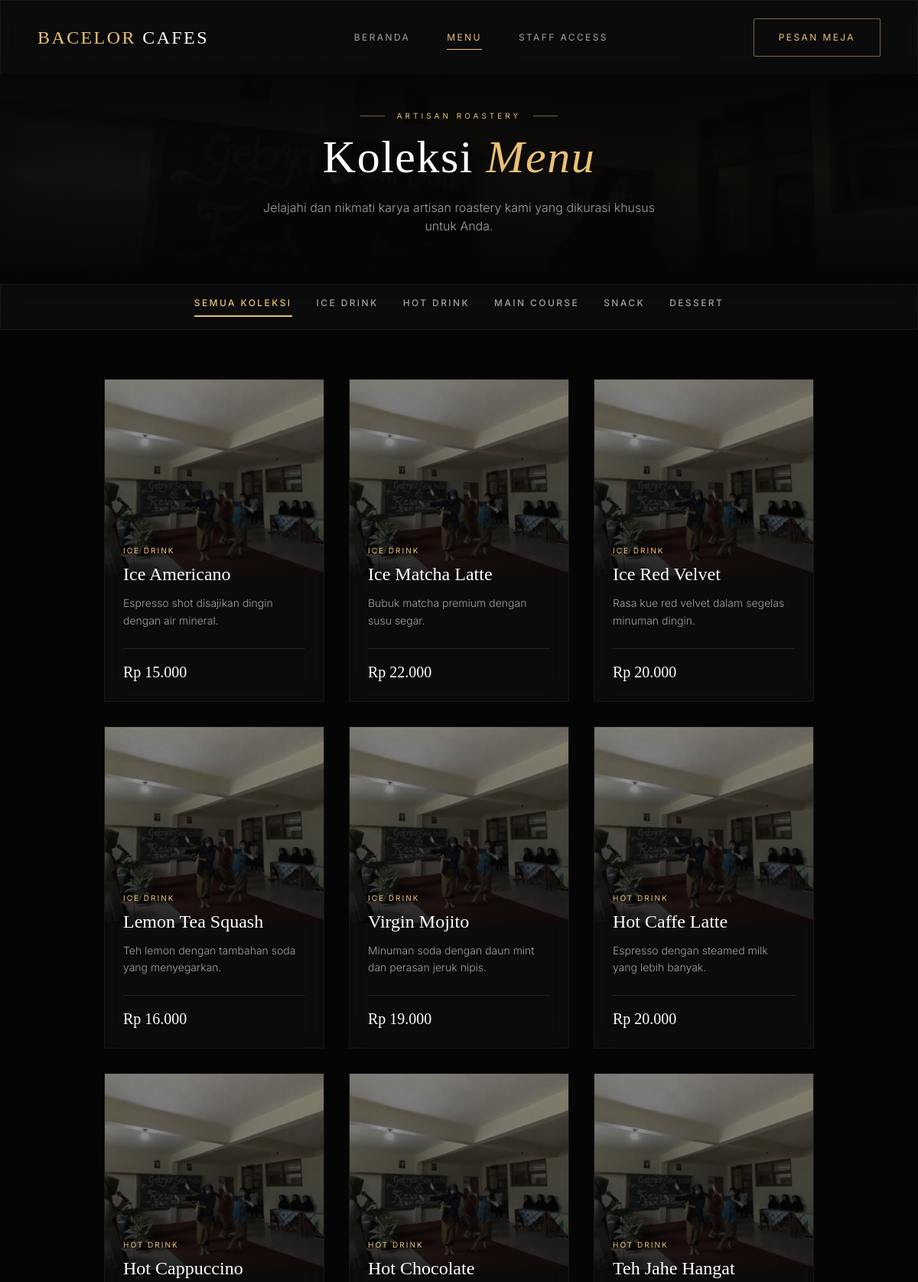
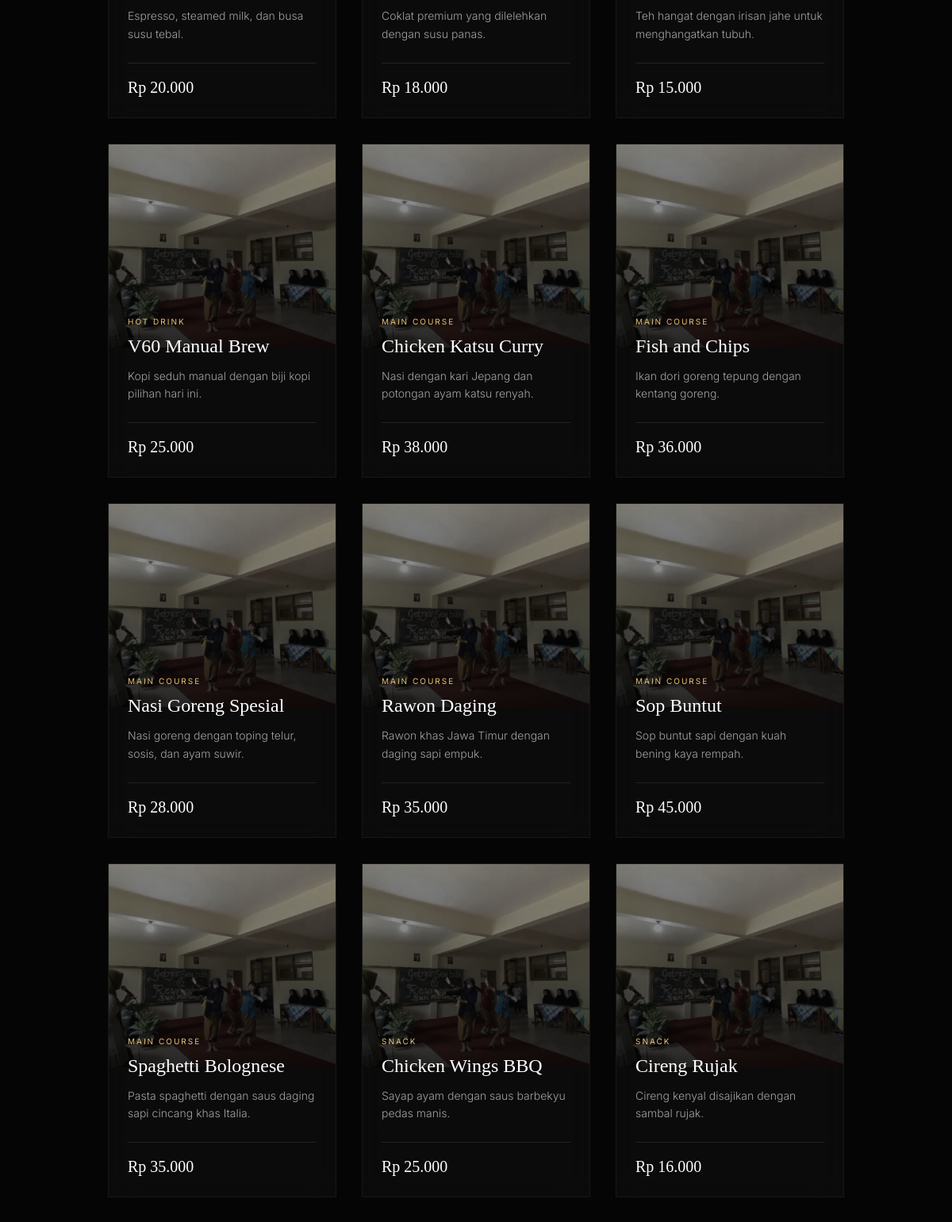
The page /menu (upper part) on the database its author committed (2 pictures, top to bottom).
### tables this page shows
CREATE TABLE IF NOT EXISTS `categories` (
  `id` int(10) unsigned NOT NULL AUTO_INCREMENT,
  `name` varchar(100) NOT NULL COMMENT 'Nama kategori (e.g., Makanan, Minuman, Snack)',
  `description` text DEFAULT NULL COMMENT 'Deskripsi kategori',
  `sort_order` int(11) NOT NULL DEFAULT '0' COMMENT 'Urutan tampil kategori',
  `created_at` timestamp DEFAULT CURRENT_TIMESTAMP,
  `updated_at` timestamp DEFAULT CURRENT_TIMESTAMP ON UPDATE CURRENT_TIMESTAMP,
  PRIMARY KEY (`id`)  ,
  UNIQUE KEY `name` (`name`),
  KEY `idx_categories_name` (`name`)
);

CREATE TABLE IF NOT EXISTS `menu_items` (
  `id` int(10) unsigned NOT NULL AUTO_INCREMENT,
  `category_id` int(10) unsigned NOT NULL COMMENT 'Relasi ke tabel categories',
  `name` varchar(150) NOT NULL COMMENT 'Nama item menu',
  `description` text DEFAULT NULL COMMENT 'Deskripsi item menu',
  `price` decimal(12,2) NOT NULL COMMENT 'Harga item menu (gunakan DECIMAL untuk uang)',
  `cost` decimal(12,2) DEFAULT '0.00' COMMENT 'Harga pokok penjualan (HPP) per item',
  `image_path` varchar(255) DEFAULT NULL COMMENT 'Path ke file gambar item menu',
  `is_available` tinyint(1) NOT NULL DEFAULT '1' COMMENT 'Status ketersediaan item (1=Tersedia, 0=Habis)',
  `created_at` timestamp DEFAULT CURRENT_TIMESTAMP,
  `updated_at` timestamp DEFAULT CURRENT_TIMESTAMP ON UPDATE CURRENT_TIMESTAMP,
  PRIMARY KEY (`id`)  ,
  KEY `fk_menu_items_categories_idx` (`category_id`),
  KEY `idx_menu_items_name` (`name`),
  CONSTRAINT `fk_menu_items_categories` FOREIGN KEY (`category_id`) REFERENCES `categories` (`id`) ON UPDATE CASCADE
);

### app/views/public/menu.php (the view, shortened to what the rows shown need)
<?php
$table = isset($table) ? $table : null;
$categories = $categories ?? [];
$menuItemsByCategory = $menuItemsByCategory ?? [];
$placeholderImage = UrlHelper::baseUrl('images/menu-placeholder.jpg');
?>
<div class="bg-[#050505] min-h-[100svh] pb-40 font-sans text-white relative pt-20">
    <div class="relative w-full py-16 overflow-hidden">
        <div class="relative z-20 container mx-auto px-6 lg:px-12 flex flex-col items-center">
            <?php if ($table): ?>
                <h1
                    class="text-4xl md:text-6xl font-display text-white text-center mb-6 tracking-wide reveal-up reveal-delay-1">
                    Koleksi <span class="italic text-primary">Meja
                        <?= SanitizeHelper::html($table['table_number']) ?></span>
                </h1>
                <p class="text-[#a3a3a3] font-light max-w-lg text-center reveal-up reveal-delay-2">Pilih sajian favorit Anda
                    dan nikmati pengalaman bersantai yang tak terlupakan.</p>
                <input type="hidden" id="table-id" value="<?= SanitizeHelper::html($table['id']) ?>">
                <input type="hidden" id="existing-order-id" value="<?= SanitizeHelper::html($existingOrderId ?? '') ?>">
            <?php else: ?>
                <h1
                    class="text-4xl md:text-6xl font-display text-white text-center mb-6 tracking-wide reveal-up reveal-delay-1">
                    Koleksi <span class="italic text-primary">Menu</span>
                </h1>
            <?php endif; ?>
        </div>
    </div>
    <?php if (!empty($categories)): ?>
        <div
            class="sticky top-20 z-40 glass-panel border-y border-white/5 py-4 transition-all duration-300 reveal-up reveal-delay-3">
            <nav id="category-tabs-container"
                class="container mx-auto px-6 lg:px-12 overflow-x-auto whitespace-nowrap hide-scrollbar flex justify-start md:justify-center gap-8">
                <button
                    class="category-tab active text-xs uppercase tracking-[0.2em] font-medium pb-2 border-b-2 border-primary text-primary transition-colors hover:text-primary flex-shrink-0"
                    data-filter="all">
                    Semua Koleksi
                </button>
                <?php foreach ($categories as $category): ?>
                    <?php $categorySlug = SanitizeHelper::html(strtolower(str_replace(' ', '-', $category['name']))); ?>
                    <button
                        class="category-tab text-xs uppercase tracking-[0.2em] font-medium pb-2 border-b-2 border-transparent text-[#a3a3a3] transition-colors hover:text-white flex-shrink-0"
                        data-filter="<?= $categorySlug ?>">
                        <?= SanitizeHelper::html($category['name']) ?>
                    </button>
                <?php endforeach; ?>
            </nav>
        </div>
    <?php endif; ?>
    <div class="container mx-auto px-6 lg:px-12 mt-16">
        <?php if (empty($categories) || empty($menuItemsByCategory)): ?>
            <div class="text-center py-24 glass-panel rounded-sm shadow reveal-up">
                <span class="material-symbols-outlined text-4xl text-[#a3a3a3] mb-4">inventory_2</span>
                <p class="text-xl font-display text-white">Koleksi belum tersedia.</p>
                <p class="text-sm text-[#a3a3a3] mt-2 font-light">Silakan hubungi concierge kami.</p>
            </div>
        <?php else: ?>
            <div id="menu-items-container" class="grid grid-cols-1 sm:grid-cols-2 lg:grid-cols-3 xl:grid-cols-4 gap-8">
                <?php foreach ($categories as $category): ?>
                    <?php $categoryId = $category['id']; ?>
                    <?php if (isset($menuItemsByCategory[$categoryId]) && !empty($menuItemsByCategory[$categoryId])): ?>
                        <?php foreach ($menuItemsByCategory[$categoryId] as $item): ?>
                            <?php
                            $imageUrl = !empty($item['image_path']) ? UrlHelper::baseUrl($item['image_path']) : $placeholderImage;
                            $categorySlug = SanitizeHelper::html(strtolower(str_replace(' ', '-', $category['name'])));
                            ?>
                            <div class="menu-item group flex flex-col glass-panel overflow-hidden transition-all duration-500 hover:border-primary/50 reveal-up"
                                data-category="<?= $categorySlug ?>">
                                <div class="relative w-full h-64 overflow-hidden">
                                    <img src="<?= $imageUrl ?>" alt="<?= SanitizeHelper::html($item['name']) ?>"
                                        class="absolute inset-0 w-full h-full object-cover opacity-70 saturate-50 group-hover:scale-110 group-hover:saturate-100 group-hover:opacity-100 transition-all duration-[1s] ease-[cubic-bezier(0.4,0,0.2,1)]"
                                        loading="lazy" onerror="this.onerror=null; this.src='<?= $placeholderImage ?>';">
                                    <div class="absolute inset-0 bg-gradient-to-t from-[#050505] to-transparent opacity-80"></div>
                                </div>
                                <div class="p-6 flex flex-col flex-grow relative z-10 -mt-16">
                                    <span
                                        class="text-[10px] text-primary uppercase tracking-[0.2em] mb-2 block"><?= SanitizeHelper::html($category['name']) ?></span>
                                    <h3
                                        class="text-2xl font-display text-white mb-3 group-hover:text-primary transition-colors leading-tight line-clamp-2">
                                        <?= SanitizeHelper::html($item['name']) ?>
                                    </h3>
                                    <p class="text-sm text-[#a3a3a3] font-light leading-relaxed mb-6 flex-grow line-clamp-3">
                                        <?= SanitizeHelper::html($item['description'] ?? '') ?>
                                    </p>
                                    <div class="flex justify-between items-end mt-auto pt-4 border-t border-white/10">
                                        <span class="font-display text-xl text-white">
                                            <?= NumberHelper::formatCurrencyIDR($item['price']) ?>
                                        </span>
                                    </div>
                                </div>
                            </div>
                        <?php endforeach; ?>
                    <?php endif; ?>
                <?php endforeach; ?>
            </div>
        <?php endif; ?>
    </div>
</div>

### rows shown on the page
categories: name "ICE DRINK"
categories: name "HOT DRINK"
categories: name "MAIN COURSE"
categories: name "SNACK"
categories: name "DESSERT"
menu_items: category.name "ICE DRINK", name "Ice Americano", description "Espresso shot disajikan dingin dengan air mineral.", price "Rp 15.000"
menu_items: category.name "ICE DRINK", name "Ice Matcha Latte", description "Bubuk matcha premium dengan susu segar.", price "Rp 22.000"
menu_items: category.name "ICE DRINK", name "Ice Red Velvet", description "Rasa kue red velvet dalam segelas minuman dingin.", price "Rp 20.000"
menu_items: category.name "ICE DRINK", name "Lemon Tea Squash", description "Teh lemon dengan tambahan soda yang menyegarkan.", price "Rp 16.000"
menu_items: category.name "ICE DRINK", name "Virgin Mojito", description "Minuman soda dengan daun mint dan perasan jeruk nipis.", price "Rp 19.000"
menu_items: category.name "HOT DRINK", name "Hot Caffe Latte", description "Espresso dengan steamed milk yang lebih banyak.", price "Rp 20.000"
menu_items: category.name "HOT DRINK", name "Hot Cappuccino", description "Espresso, steamed milk, dan busa susu tebal.", price "Rp 20.000"
menu_items: category.name "HOT DRINK", name "Hot Chocolate", description "Coklat premium yang dilelehkan dengan susu panas.", price "Rp 18.000"
menu_items: category.name "HOT DRINK", name "Teh Jahe Hangat", description "Teh hangat dengan irisan jahe untuk menghangatkan tubuh.", price "Rp 15.000"
menu_items: category.name "HOT DRINK", name "V60 Manual Brew", description "Kopi seduh manual dengan biji kopi pilihan hari ini.", price "Rp 25.000"
menu_items: category.name "MAIN COURSE", name "Chicken Katsu Curry", description "Nasi dengan kari Jepang dan potongan ayam katsu renyah.", price "Rp 38.000"
menu_items: category.name "MAIN COURSE", name "Fish and Chips", description "Ikan dori goreng tepung dengan kentang goreng.", price "Rp 36.000"
menu_items: category.name "MAIN COURSE", name "Nasi Goreng Spesial", description "Nasi goreng dengan toping telur, sosis, dan ayam suwir.", price "Rp 28.000"
menu_items: category.name "MAIN COURSE", name "Rawon Daging", description "Rawon khas Jawa Timur dengan daging sapi empuk.", price "Rp 35.000"
menu_items: category.name "MAIN COURSE", name "Sop Buntut", description "Sop buntut sapi dengan kuah bening kaya rempah.", price "Rp 45.000"
menu_items: category.name "MAIN COURSE", name "Spaghetti Bolognese", description "Pasta spaghetti dengan saus daging sapi cincang khas Italia.", price "Rp 35.000"
menu_items: category.name "SNACK", name "Chicken Wings BBQ", description "Sayap ayam dengan saus barbekyu pedas manis.", price "Rp 25.000"
menu_items: category.name "SNACK", name "Cireng Rujak", description "Cireng kenyal disajikan dengan sambal rujak.", price "Rp 16.000"
